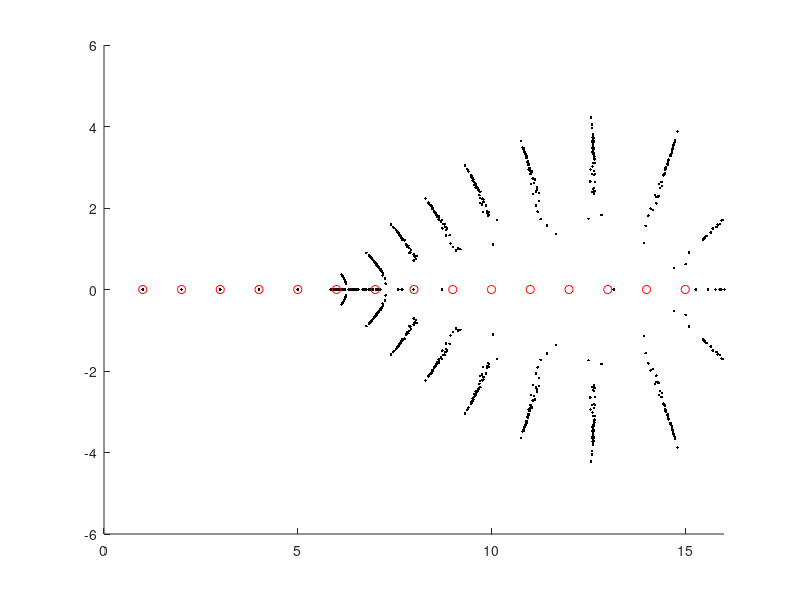

Reproduce this figure in MATLAB.
function pol_test(n)
    if nargin < 1, n=15; end
    clf; hold on;
    a=poly(1:n);
    for i=1:100
        ap=a+normrnd(0,10^-5,1,n+1);
        r=roots(ap);
        plot(real(r),imag(r),'.k');
    end
    plot(1:n,zeros(1,n),'or');
    xlim([0 n+1]);
end
